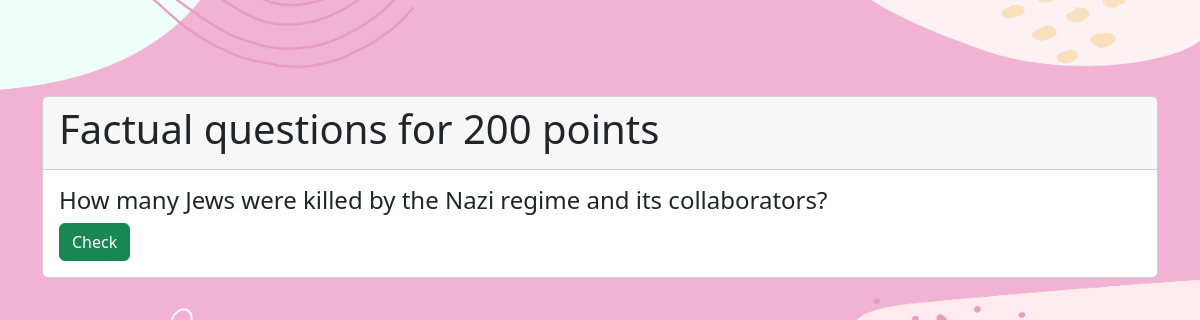
Screenshot of /question/7/3 with the database file from the repository.
### jeopardy/models.py (models this page shows)
class Question(models.Model):
    topic = models.ForeignKey(Topic, on_delete=models.PROTECT)
    points = models.ForeignKey(Point, on_delete=models.PROTECT)
    question = models.TextField(max_length=255)
    color = ColorField(default='#EC008C')
    answer = models.TextField(max_length=255)
    def str(self):
        return f"{ str(self.topic) } for { str(self.points) } points"# : {self.question}"
    def __str__(self):
        return f"{ str(self.topic) } for { str(self.points) } points"# : {self.question}"

class Topic(models.Model):
    name = models.CharField(max_length=50)
    def __str__(self):
        return self.name

class Point(models.Model):
    points = models.IntegerField()
    def __str__(self):
        return str(self.points)

### jeopardy/views.py (the view, shortened to what this page needs)
# urls.py: path("question/<int:question_id>/<int:team_id>", question, name="question"),
def question(request, question_id, team_id):
    context ={}
    context["url"] = (question_id,team_id)
    team = Team.objects.get(id = team_id)
    context["team"] = team
    question = Question.objects.get(id = question_id)
    context["question"] = question
    team_obj = get_object_or_404(Team, id = team_id) # fetch the object related to passed id
    teamForm = TeamForm(request.POST or None, instance = team_obj, question_id = question_id)  # pass the object as instance in form
    context["teamForm"] = teamForm # add form dictionary to context
    return render(request, 'jeopardy/question.html', context)

### jeopardy/templates/jeopardy/question.html (shortened to what this page needs)
{% extends 'jeopardy/base.html' %}
{% block content %}
<form method = "post" action="/question/{{url.0}}/{{url.1}}">
    <div id="carouselId" class="carousel slide">
        <br><br><br>
        <div class="carousel-inner">
            <div class="carousel-item active">
                <div class="card mt-4">
                    <div class="card-header">
                        <h1>{{question.topic}} for {{ question.points }} points<h1>
                    </div>
                    <div class="card-body">
                        <h4 class="card-text">{{question.question}}</h4>
                        <button class="btn btn-success" type="button" data-bs-target="#carouselId" data-bs-slide="next">
                        Check
                    </button>
                    </div>
                </div>
            </div>
        </div>
    </div>
</form>
{%endblock%}

### jeopardy/static/jeopardy/style.css (style rules this page uses)
.body { background: url("Top.png") top no-repeat, url("Bottom.png") bottom no-repeat; background-size: 100%, 100%; background-color: #F1B2D3; }

### rows the page displays
Question: topic "Factual questions", points "200", question "How many Jews were killed by the Nazi regime and its collaborators?"
